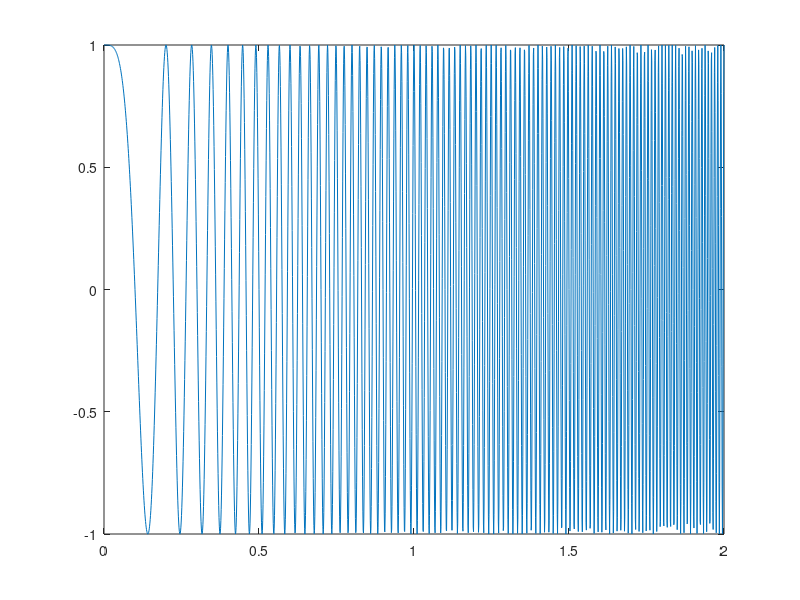

Here is the MATLAB script that generated this plot:
F0 = 0;
t0 = 0;
F1 = 100;
t1 = 2;
fi = 0;
Fs = 1000;
t = 0:1/Fs:2;

k = (F1 - F0)/t1;

x = cos((2*pi.*F0.*t) +( 2*pi.*(k/2).*t.*t)+ fi);

x1 = cos((2*pi.*(F0/Fs).*t) +( 2*pi.*(k/2).*t.*t)+ fi);

y = chirp(t,F0,t1,F1,'linear');
figure(1)
plot(t,y)








